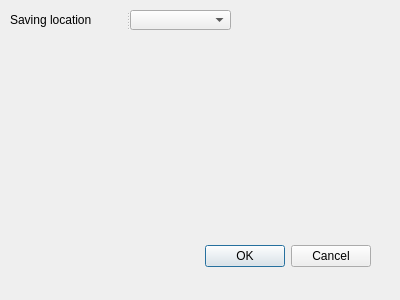
<?xml version="1.0" encoding="UTF-8"?>
<ui version="4.0">
 <class>ProjectSettingsDlg</class>
 <widget class="QDialog" name="ProjectSettingsDlg">
  <property name="geometry">
   <rect>
    <x>0</x>
    <y>0</y>
    <width>400</width>
    <height>300</height>
   </rect>
  </property>
  <property name="windowTitle">
   <string>Project settings</string>
  </property>
  <widget class="QDialogButtonBox" name="buttonBox">
   <property name="geometry">
    <rect>
     <x>30</x>
     <y>240</y>
     <width>341</width>
     <height>32</height>
    </rect>
   </property>
   <property name="orientation">
    <enum>Qt::Horizontal</enum>
   </property>
   <property name="standardButtons">
    <set>QDialogButtonBox::Cancel|QDialogButtonBox::Ok</set>
   </property>
  </widget>
  <widget class="QSplitter" name="splitter">
   <property name="geometry">
    <rect>
     <x>10</x>
     <y>10</y>
     <width>221</width>
     <height>20</height>
    </rect>
   </property>
   <property name="orientation">
    <enum>Qt::Horizontal</enum>
   </property>
   <widget class="QLabel" name="label">
    <property name="text">
     <string>Saving location</string>
    </property>
   </widget>
   <widget class="QComboBox" name="comboBox"/>
  </widget>
 </widget>
 <resources/>
 <connections>
  <connection>
   <sender>buttonBox</sender>
   <signal>accepted()</signal>
   <receiver>ProjectSettingsDlg</receiver>
   <slot>accept()</slot>
   <hints>
    <hint type="sourcelabel">
     <x>248</x>
     <y>254</y>
    </hint>
    <hint type="destinationlabel">
     <x>157</x>
     <y>274</y>
    </hint>
   </hints>
  </connection>
  <connection>
   <sender>buttonBox</sender>
   <signal>rejected()</signal>
   <receiver>ProjectSettingsDlg</receiver>
   <slot>reject()</slot>
   <hints>
    <hint type="sourcelabel">
     <x>316</x>
     <y>260</y>
    </hint>
    <hint type="destinationlabel">
     <x>286</x>
     <y>274</y>
    </hint>
   </hints>
  </connection>
 </connections>
</ui>
